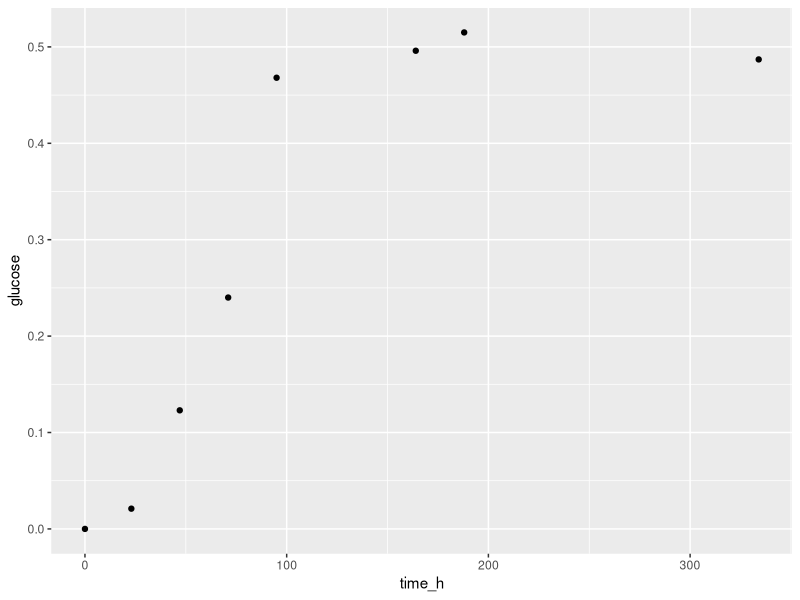
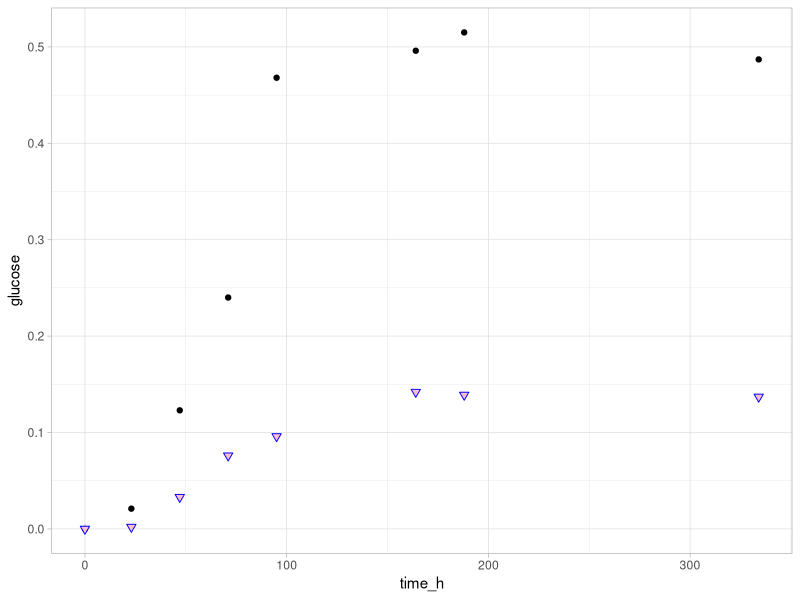
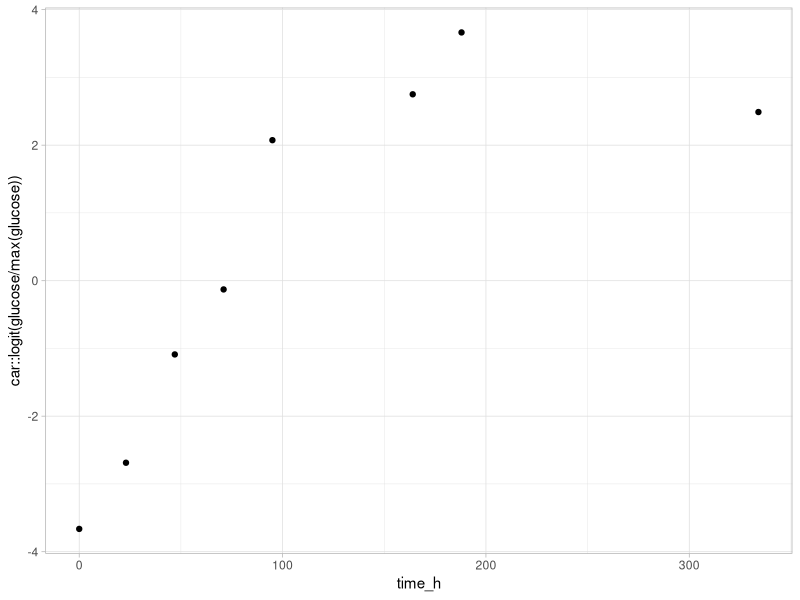
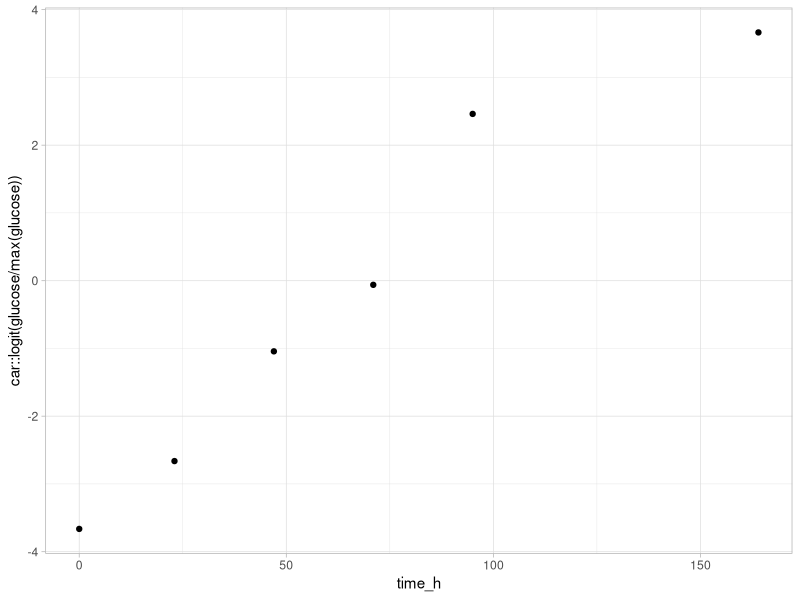
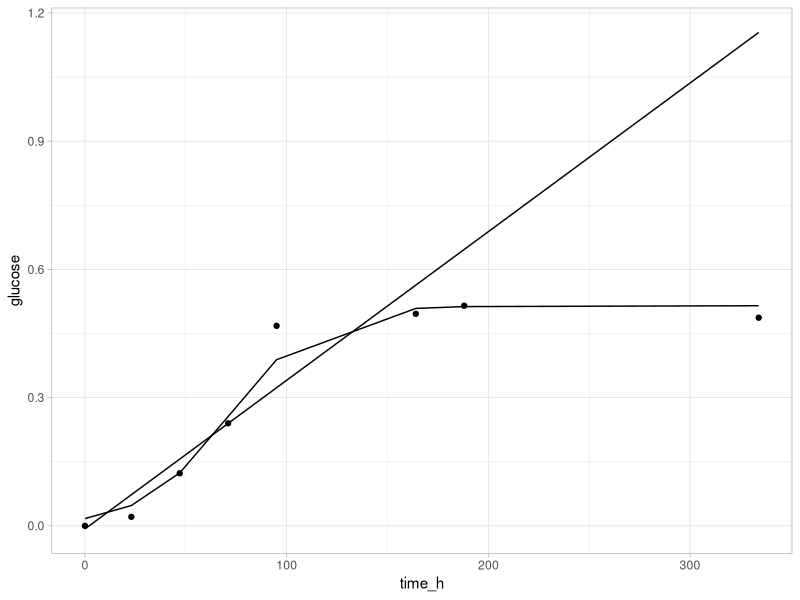
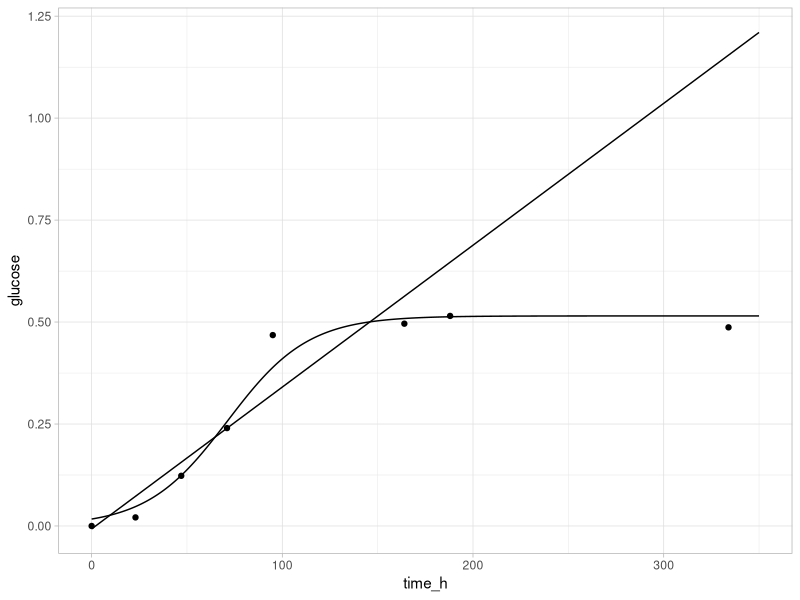
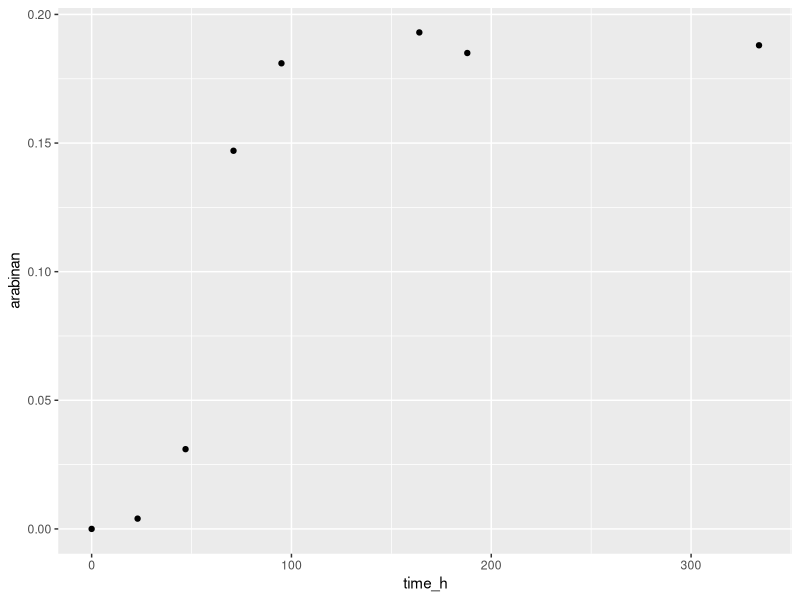
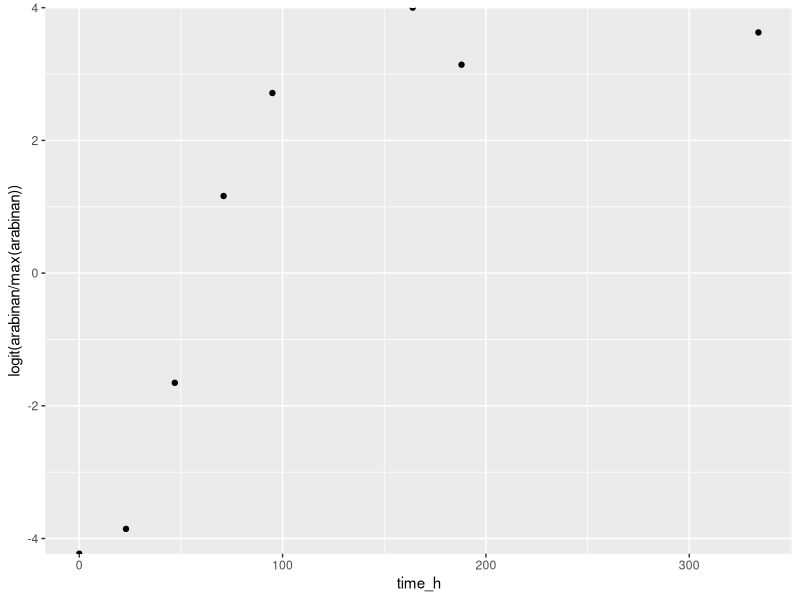

These charts were generated, in order, by the following R code:
## ---- chunk 1
print("Hello") # This command prints an initial greeting :)
## ---- chunk 2
Greeting <- print("Hello world!")

Greeting
## ---- chunk 3
# Vectors
x <- c(8,2,5,6,7)
y <- c(34,23,67,65,23)
z <- c(TRUE, TRUE, FALSE, FALSE, TRUE)
w <- c("Hello", "Hallo", "Hola")

# Factors
a <- factor(c(1,2,3,4,5))
b <- factor(c("a", "b", "c", "d", "e"))

# Lists
l <- list(1:3, "a", c(TRUE, FALSE, TRUE), c(2.3, 5.9))
l
# The elements in a list can be named:
l_named <- list(int = 1:3, char = "a", bool = c(TRUE, FALSE, TRUE), dbl = c(2.3, 5.9))
l_named

# Array
num.data <- array(c(x, y, z), dim=c(5,3))
num.data # Note that the logical vector is turned into a vector of 0 and 1.
# You can also transpose an array:
num.data.t <- t(num.data)
num.data.t

# Data frame
my.data <- data.frame(num.data, row.names = b)
my.data
# You can also create your data frame in a more organised way:
my.data.org <- data.frame(x, y, z, row.names = b)
my.data.org
## ---- chunk 4
dim(x)
dim(my.data)
dimnames(my.data)
attributes(my.data.org)
# etc
## ---- chunk 5
# Generate a vector of consecutive numbers:
g <- c(1:7)
g

# Select specific elements from a vector
x
x[2]
x[c(2,4)]
x[2:4]

# Select specific elements from a matrix.
num.data
num.data[1, 1]
num.data[1:3, c(1,3)]
# This is useful to make subsets:
num.data.subset <- num.data[,1:2]
num.data.subset

# You can also delete a row or column with the minus (-) sign
# Remove the first row:
num.data[-1, ]
# Remove the third column:
num.data[ ,-3]

# Access the variables in a data frame.
my.data.org$x
my.data.org$y
## ---- chunk 6
v <- c(1, 5, 19, 2, 23, NA, 3, 9, NA)
v

# identify NAs
is.na(v)
which(is.na(v))

# Identify non-NAs:
complete.cases(v)


# Create a vector without the NAs
w <- v[!is.na(v)]
w

# Substitute NAs for e.g. 0
v2 <- v
v2[is.na(v2)] <- 0
v2

# NAs can be removed in some functions
mean(v)
mean(v, na.rm=TRUE)
## ---- chunk 7
Mforsetti <- read.csv("data/Maribacter_forsetti_OD.csv", header = TRUE, sep = ";")
## ---- chunk 8
head(Mforsetti)

tail(Mforsetti)
## ---- chunk 9
Mforsetti_tail <- tail(Mforsetti)

# csv
write.csv(Mforsetti_tail, file = "data/Mforsetti_tail.csv", quote = FALSE, row.names = FALSE, col.names = TRUE)

# tsv
write.table(Mforsetti_tail, file = "data/Mforsetti_tail.tsv", sep = "\t", quote = FALSE, row.names = FALSE, col.names = TRUE)
## ---- chunk 10
sessionInfo()
## ---- chunk 11
# load required packages ####
library(readxl)
library(ggplot2)
library(car)
library(dplyr)
library(gtools)
## ---- chunk 12
# data import ####
raw_growth_data<-read_excel("data/Maribacter_forsetti_OD.xlsx")

head(raw_growth_data)
## ---- chunk 13
# Which timepoints were measured?
raw_growth_data %>%
  select(time_h)

# when was the the OD in the glucose incubation higher than 0.2?
raw_growth_data %>%
  filter(glucose>0.2)%>%
  select(c(time_h, glucose))

# what was the max OD of the glucose incubation? note that "max_OD" is just a name, could be anything
raw_growth_data %>%
  summarise(max_OD= max(glucose))
  
# what was the mean OD of the glucose incubation between 60 h and 180 h incubation?
raw_growth_data %>%
  filter(time_h> 60 & time_h<180) %>%
  summarise(mean_OD_60to180h = mean(glucose), measurements = n())
## ---- chunk 14
# save information derived from data set using <-
times <- raw_growth_data %>%
  select(time_h)

glucose_info <- raw_growth_data %>%
  filter(time_h > 100) %>%
  summarise(mean_glucose = mean(glucose), sd_glucose = sd(glucose))

control_info <- raw_growth_data %>%
  filter(time_h > 100)%>%
  summarise(mean_control = mean(control), sd_control = sd(control))

raw_growth_data %>%
  mutate(glucose-control)

difference<- raw_growth_data %>%
  mutate(difference = glucose-control) %>%
  select(difference)

raw_growth_data$difference <- difference

raw_growth_data %>%
  rename(diff = difference)

## ---- chunk 15
ggplot(data=raw_growth_data)+
  geom_point(aes(x=time_h, y=glucose))

ggplot(data=raw_growth_data)+
  geom_point(aes(x=time_h, y=glucose))+
  geom_point(aes(x=time_h, y=control), color="blue", size=2, pch=25, fill="pink")+
  theme_light()
## ---- chunk 16
ggplot(data=raw_growth_data)+
  geom_point(aes(x=time_h, y=car::logit(glucose/max(glucose))))+
  theme_light()

glucose_growth_phase<-raw_growth_data %>%
  filter(time_h<180)

ggplot(data=glucose_growth_phase)+
  geom_point(aes(x=time_h, y=car::logit(glucose/max(glucose))))+
  theme_light()

model_glucose<-lm(glucose~time_h, glucose_growth_phase)

logit_model_glucose<-lm(car::logit(glucose/max(glucose))~time_h, glucose_growth_phase)
summary(logit_model_glucose)


ggplot(data=raw_growth_data)+
  geom_point(aes(x=time_h, y=glucose))+
  geom_line(aes(x=time_h, y=time_h*model_glucose$coefficients[2]+model_glucose$coefficients[1]))+
  geom_line(aes(x=time_h, 
                y=inv.logit(time_h*logit_model_glucose$coefficients[2]+logit_model_glucose$coefficients[1])*max(glucose)))+
  theme_light()


model_time<-seq(0,350,1)
model_max<-as.numeric(raw_growth_data %>%
  summarise(max(glucose)))

ggplot()+
  geom_point(data=raw_growth_data, aes(x=time_h, y=glucose))+
  geom_line(aes(x=model_time, y=model_time*model_glucose$coefficients[2]+model_glucose$coefficients[1]))+
  geom_line(aes(x=model_time, 
                y=inv.logit(model_time*logit_model_glucose$coefficients[2]+logit_model_glucose$coefficients[1])*model_max))+
  theme_light()
## ---- chunk 17


ggplot(data=raw_growth_data)+
  geom_point(aes(x=time_h, y=arabinan))

# Comments: 
# a. plot looks like ass
# b. sigmoidal shape

ggplot(data=raw_growth_data)+
  geom_point(aes(x=time_h, y=logit(arabinan/max(arabinan))))

arabinan_growth_phase<-raw_growth_data %>%
  filter(time_h<150L)

model_arabinan<-lm(arabinan~time_h, arabinan_growth_phase)

logit_model_arabinan<-lm(car::logit(arabinan/max(arabinan))~time_h, arabinan_growth_phase)
summary(logit_model_arabinan)


ggplot(data=raw_growth_data)+
  geom_point(aes(x=time_h, y=arabinan))+
  geom_line(aes(x=time_h, y=time_h*model_arabinan$coefficients[2]+model_arabinan$coefficients[1]))+
  geom_line(aes(x=time_h, 
                y=inv.logit(time_h*logit_model_arabinan$coefficients[2]+logit_model_arabinan$coefficients[1])*max(arabinan)))+
  theme_classic()
## ---- chunk 18
# Load packages:
library(tidyr)
library(dplyr)
library(ggplot2)
## ---- chunk 19
# Load the data:
data <- read.table(file = "data/16S_data_phyloflash.tsv", header=T)

# Check it out:
head(data)

# Create tibble (dataframe readable for tidyverse):
data.tb <- tibble(data)

# Create subset: filter only the sample "Methane70":
data.tb.subset <- data.tb %>% filter(sample=="Methane70")

# Create a column with relative abundances of each taxon:
data.tb.subset <- data.tb.subset %>% mutate(rel_abun=(reads/sum(reads)))

# the plot 
ggplot(data=data.tb.subset, aes(x=sample, y=rel_abun, fill=taxonomy))+ 
  geom_bar(stat="identity", position="stack", color="black")
# Can you see the problem in the plot?

# Let's collapse taxa with <1% relative abundance into a generic category.
# Rename the taxonomy row where the relative abundance is lower than 0.01:
data.tb.subset$taxonomy[ data.tb.subset$rel_abun<0.01 ] <- "taxa <1% relative abundance"

# Let's generate the plot with the new dataset:
data.plot <- ggplot(data=data.tb.subset, aes(x=sample, y=rel_abun, fill=taxonomy))+ 
  geom_bar(stat="identity", position="stack", color="black")
# Here's the plot:
data.plot

# Let's save the plot for further processing
ggsave(filename = "16S_plot.pdf", plot=data.plot, device="pdf", width=25, height=15, units="cm")
